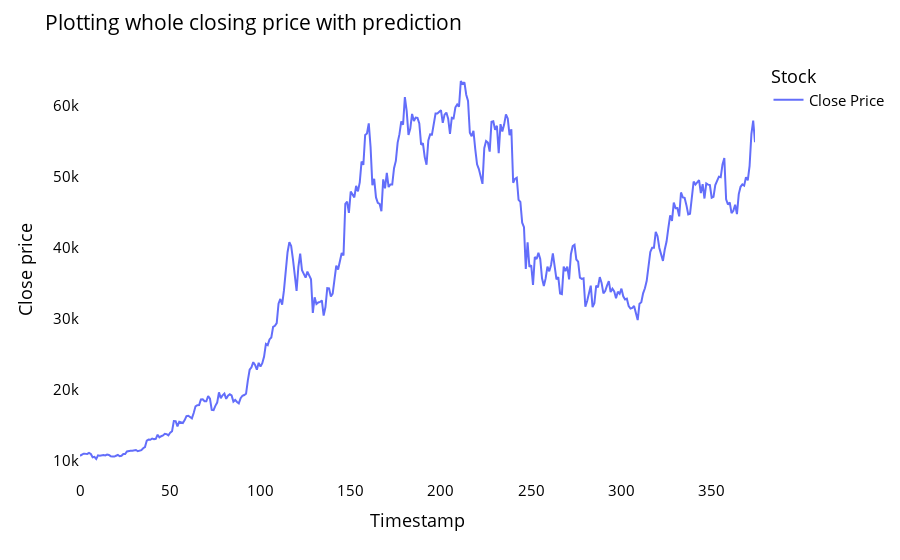

Notebook code for this chart:
### Code cell
my_model=closedf.tolist()
my_model.extend((np.array(lst_output).reshape(-1,1)).tolist())
my_model=scaler.inverse_transform(my_model).reshape(1,-1).tolist()[0]

names = cycle(['Close Price'])

fig = px.line(my_model,labels={'value': 'Close price','index': 'Timestamp'})
fig.update_layout(title_text='Plotting whole closing price with prediction',
                  plot_bgcolor='white', font_size=15, font_color='black',legend_title_text='Stock')
fig.for_each_trace(lambda t:  t.update(name = next(names)))
fig.update_xaxes(showgrid=False)
fig.update_yaxes(showgrid=False)
fig.show()

### Figure 1 — Plotly figure (JSON) as saved in the notebook; plotly's stock layout.template omitted (floating-point values rounded to 4 significant figures; data arrays with more than 128 entries replaced by an {"elided": "..."} marker saying what was removed)
{"data": [{"hovertemplate": "variable=0<br>Timestamp=%{x}<br>Close price=%{y}<extra></extra>", "legendgroup": "0", "line": {"color": "#636efa", "dash": "solid"}, "marker": {"symbol": "circle"}, "mode": "lines", "name": "Close Price", "orientation": "v", "showlegend": true, "type": "scatter", "x": {"elided": "375 int values"}, "xaxis": "x", "y": {"elided": "375 float values"}, "yaxis": "y"}], "layout": {"font": {"color": "black", "size": 15}, "legend": {"title": {"text": "Stock"}, "tracegroupgap": 0}, "margin": {"t": 60}, "plot_bgcolor": "white", "title": {"text": "Plotting whole closing price with prediction"}, "xaxis": {"anchor": "y", "domain": [0, 1], "showgrid": false, "title": {"text": "Timestamp"}}, "yaxis": {"anchor": "x", "domain": [0, 1], "showgrid": false, "title": {"text": "Close price"}}}}
